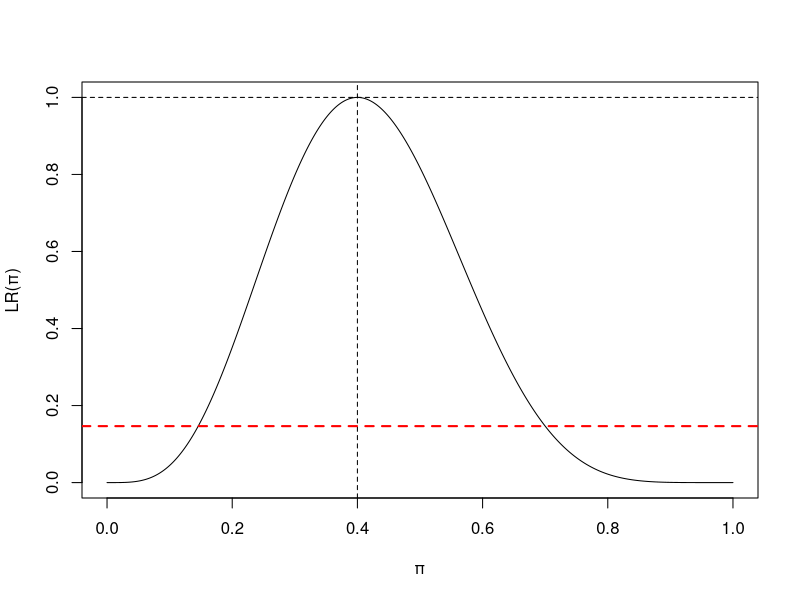
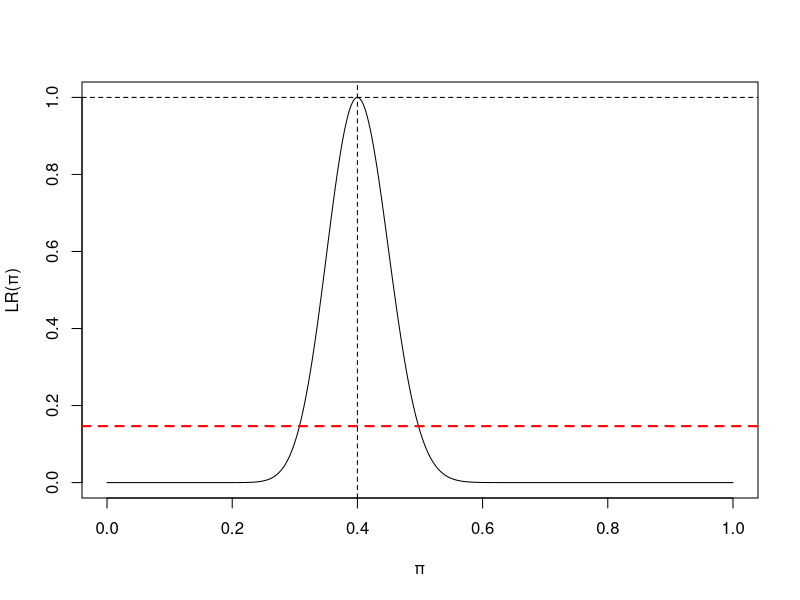
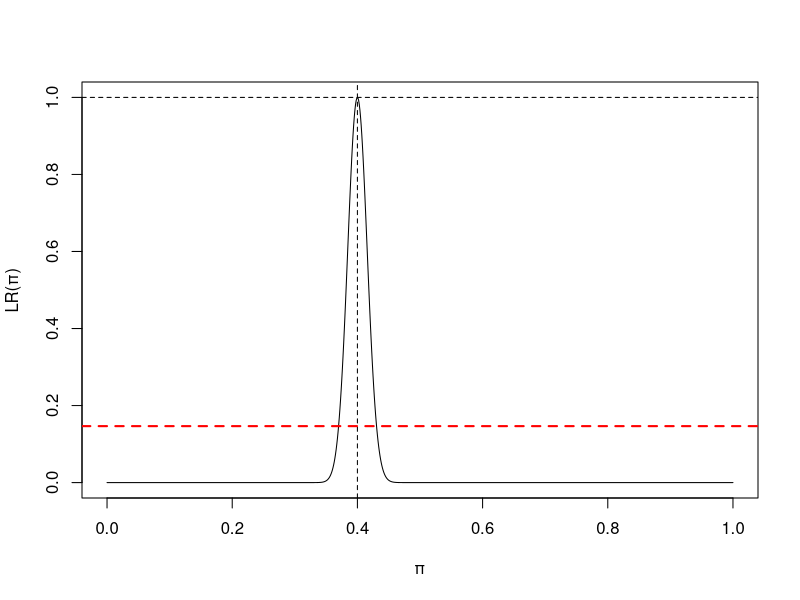
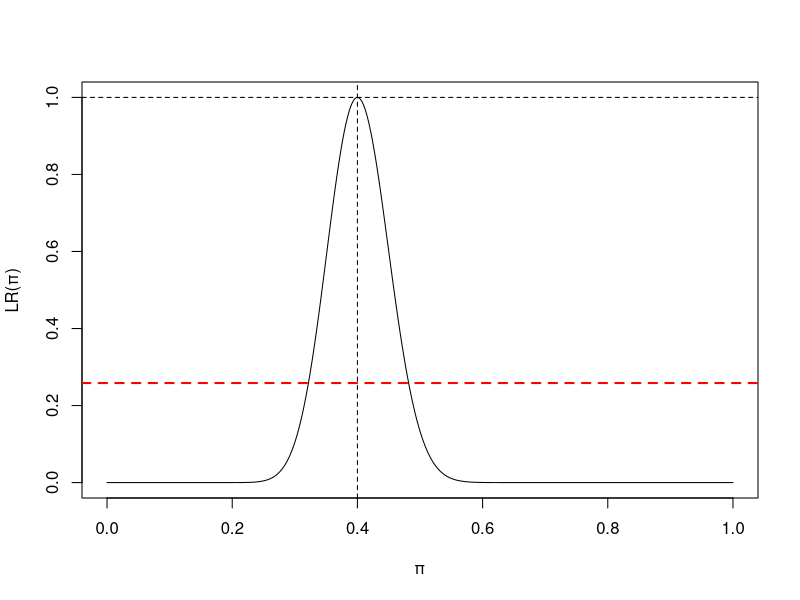
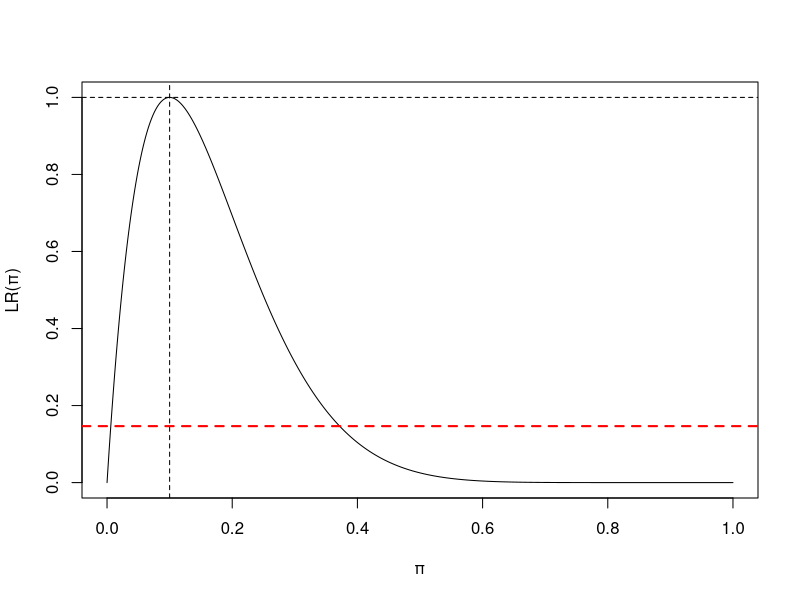
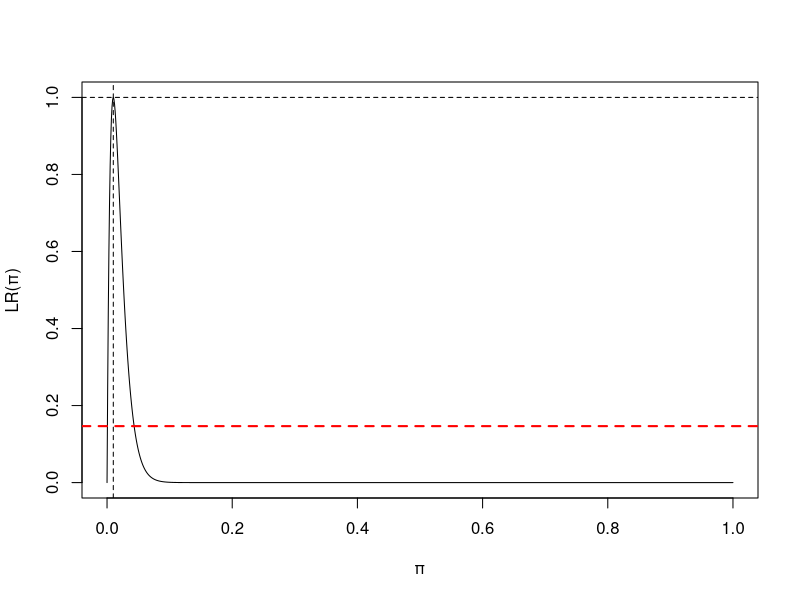
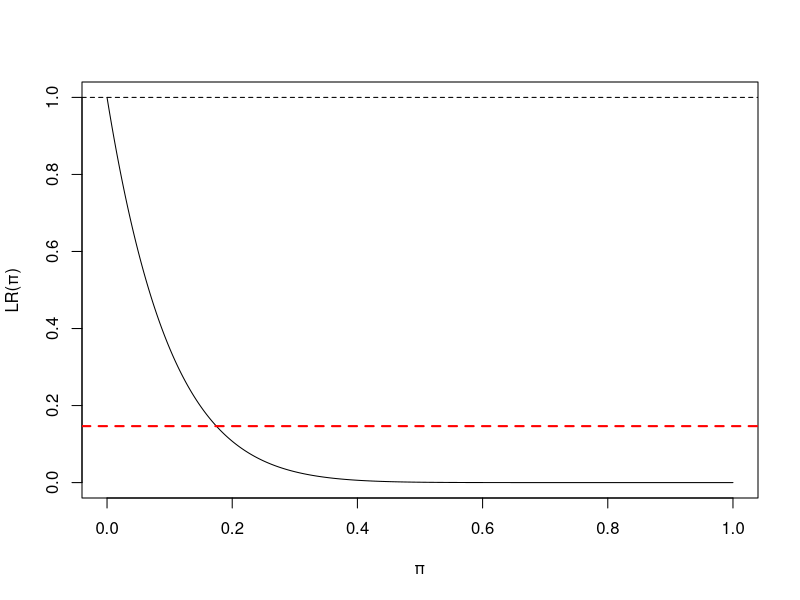
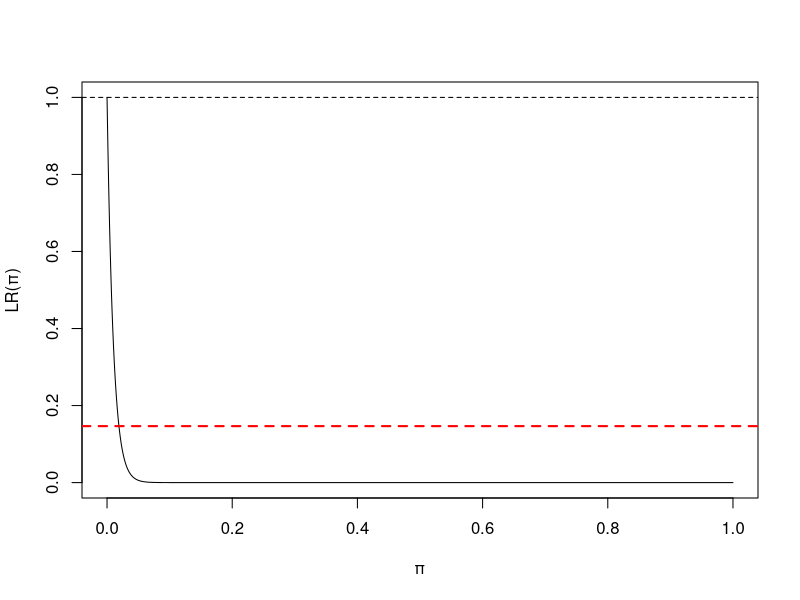

Write the R code that produced these figures, in order.
## ---- chunk 1
x <- seq(0,1,by=0.001)
y <- (x^4)*((1-x)^6) / (0.4^4*0.6^6)
plot(x, y, type = "l", ylab = "LR(\U03C0)", xlab = "\U03C0")
abline(v=0.4, lty=2)
abline(h=1.0, lty=2)
abline(h=0.1466, lty=2, lwd = 2, col = "red")
## ---- chunk 2
x <- seq(0,1,by=0.001)
y <- (x^40)*((1-x)^60) / (0.4^40*0.6^60)
plot(x, y, type = "l", ylab = "LR(\U03C0)", xlab = "\U03C0")
abline(h=1.0, lty=2)
abline(v=0.4, lty=2)
abline(h=0.1466, lty=2, lwd = 2, col = "red")

## ---- chunk 3
x <- seq(0,1,by=0.001)
y <- (x^400)*((1-x)^600) / (0.4^400*0.6^600)
plot(x, y, type = "l", ylab = "LR(\U03C0)", xlab = "\U03C0")
abline(v=0.4, lty=2)
abline(h=1.0, lty=2)
abline(h=0.1466, lty=2, lwd = 2, col = "red")
## ---- chunk 4
x <- seq(0,1,by=0.001)
y <- (x^40)*((1-x)^60) / (0.4^40*0.6^60)
plot(x, y, type = "l", ylab = "LR(\U03C0)", xlab = "\U03C0")
abline(h=1.0, lty=2)
abline(v=0.4, lty=2)
abline(h=0.2585, lty=2, lwd = 2, col = "red")
## ---- chunk 5
x <- seq(0,1,by=0.001)
y <- (x^1)*((1-x)^9) / (0.1^1*0.9^9)
plot(x, y, type = "l", ylab = "LR(\U03C0)", xlab = "\U03C0")
abline(v=0.1, lty=2)
abline(h=1.0, lty=2)
abline(h=0.1466, lty=2, lwd = 2, col = "red")
## ---- chunk 6
x <- seq(0,1,by=0.001)
y <- (x^1)*((1-x)^99) / (0.01^1*0.99^99)
plot(x, y, type = "l", ylab = "LR(\U03C0)", xlab = "\U03C0")
abline(v=0.01, lty=2)
abline(h=1.0, lty=2)
abline(h=0.1466, lty=2, lwd = 2, col = "red")
## ---- chunk 7
x <- seq(0,1,by=0.001)
y <- (x^0)*((1-x)^10) / (0.0^0*1^10)
plot(x, y, type = "l", ylab = "LR(\U03C0)", xlab = "\U03C0")
# abline(v=0.4, lty=2)
abline(h=1.0, lty=2)
abline(h=0.1466, lty=2, lwd = 2, col = "red")
## ---- chunk 8
x <- seq(0,1,by=0.001)
y <- (x^0)*((1-x)^100) / (0^0*1^100)
plot(x, y, type = "l", ylab = "LR(\U03C0)", xlab = "\U03C0")
abline(h=1.0, lty=2)
# abline(v=0.4, lty=2)
abline(h=0.1466, lty=2, lwd = 2, col = "red")

## ---- chunk 9
x <- seq(0,1,by=0.001)
y <- (x^0)*((1-x)^1000) / (0^0*1^1000)
plot(x, y, type = "l", ylab = "LR(\U03C0)", xlab = "\U03C0")
# abline(v=0.4, lty=2)
abline(h=1.0, lty=2)
abline(h=0.1466, lty=2, lwd = 2, col = "red")
## ---- chunk 10
x <- seq(0, 40, by=0.1)/1000
y <- exp( -500 * x + 7 + 7 * log( x * 500)  - 7 * log(7))
plot(x, y, type = "l", ylab = "LR(\u03BB)", xlab = ~lambda)
abline(h=1.0, lty=2)
abline(h=0.1466, lty=2, lwd = 2, col = "red")
## ---- chunk 11
x <- seq(0, 40, by=0.01)/1000
y <- exp( -5000 * x + 70 + 70 * log( x * 5000)  - 70 * log(70))
plot(x, y, type = "l", ylab = "LR(\u03BB)", xlab = ~lambda)
abline(h=1.0, lty=2)
abline(v=0.4, lty=2)
abline(h=0.1466, lty=2, lwd = 2, col = "red")

## ---- chunk 12
x <- seq(0, 40, by=0.01)/1000
y <- exp( -50000 * x + 700 + 700 * log( x * 50000)  - 700 * log(700))
plot(x, y, type = "l", ylab = "LR(\u03BB)", xlab = ~lambda)
abline(v=0.4, lty=2)
abline(h=1.0, lty=2)
abline(h=0.1466, lty=2, lwd = 2, col = "red")
## ---- chunk 13
x <- seq(0, 40, by=0.1)/1000
y <- exp( -500 * x + 1 + 1 * log( x * 500)  - 1 * log(1))
plot(x, y, type = "l", ylab = "LR(\u03BB)", xlab = ~lambda)
abline(h=1.0, lty=2)
abline(h=0.1466, lty=2, lwd = 2, col = "red")
## ---- chunk 14
x <- seq(0, 40, by=0.1)/1000
y <- exp( -500 * x + 0 + 0 * log( x * 500)  - 0 * log(7))
plot(x, y, type = "l", ylab = "LR(\u03BB)", xlab = ~lambda)
abline(h=1.0, lty=2)
abline(h=0.1466, lty=2, lwd = 2, col = "red")
## ---- chunk 15
x <- seq(0, 40, by=0.01)/1000
y <- exp( -5000 * x + 10 + 10 * log( x * 5000)  - 1 * log(10))
plot(x, y, type = "l", ylab = "LR(\u03BB)", xlab = ~lambda)
abline(h=1.0, lty=2)
abline(v=0.4, lty=2)
abline(h=0.1466, lty=2, lwd = 2, col = "red")
## ---- chunk 16
x <- seq(0, 40, by=0.01)/1000
y <- exp( -5000 * x + 1 + 1 * log( x * 5000)  - 1 * log(1))
plot(x, y, type = "l", ylab = "LR(\u03BB)", xlab = ~lambda)
abline(h=1.0, lty=2)
abline(v=0.4, lty=2)
abline(h=0.1466, lty=2, lwd = 2, col = "red")

## ---- chunk 17
x <- seq(0,1,by=0.001)
y <- (x^15)*((1-x)^10) / ((15/25)^15*(10/25)^10)
plot(x, y, type = "l", ylab = "LR(\U03C0)", xlab = "\U03C0")
abline(v=15/25, lty=2)
abline(v=0.5, lty=2, lwd = 2, col = "blue")
abline(h=1.0, lty=2)
abline(h=0.1466, lty=2, lwd = 2, col = "red")
abline(h=(0.5^15)*((1-0.5)^10) / ((15/25)^15*(10/25)^10), lty=2, lwd = 2, col = "red")
## ---- chunk 18

binom.test(x = 15, n = 25, p = 0.5)

# likelihood ratio for null value
(0.5^15)*((1-0.5)^10) / ((15/25)^15*(10/25)^10)
## ---- chunk 19
x <- seq(0,1,by=0.001)
y <- (x^24)*((1-x)^16) / ((24/40)^24*(16/40)^16)
plot(x, y, type = "l", ylab = "LR(\U03C0)", xlab = "\U03C0")
abline(v=24/40, lty=2)
abline(v=0.5, lty=2, lwd = 2, col = "blue")
abline(h=1.0, lty=2)
abline(h=0.1466, lty=2, lwd = 2, col = "red")
abline(h=(0.5^24)*((1-0.5)^16) / ((24/40)^24*(16/40)^16), lty=2, lwd = 2, col = "red")
## ---- chunk 20

binom.test(x = 24, n = 40, p = 0.5)

# likelihood ratio for null value
(0.5^24)*((1-0.5)^16) / ((24/40)^24*(16/40)^16)
## ---- chunk 21
x <- seq(0,1,by=0.001)
y <- (x^36)*((1-x)^24) / ((36/60)^36*(24/60)^24)
plot(x, y, type = "l", ylab = "LR(\U03C0)", xlab = "\U03C0")
abline(v=36/60, lty=2)
abline(v=0.5, lty=2, lwd = 2, col = "blue")
abline(h=1.0, lty=2)
abline(h=0.1466, lty=2, lwd = 2, col = "red")
abline(h=(0.5^36)*((1-0.5)^24) / ((36/60)^36*(24/60)^24), lty=2, lwd = 2, col = "red")
## ---- chunk 22

binom.test(x = 36, n = 60, p = 0.5)

# likelihood ratio for null value
(0.5^36)*((1-0.5)^24) / ((36/60)^36*(24/60)^24)

